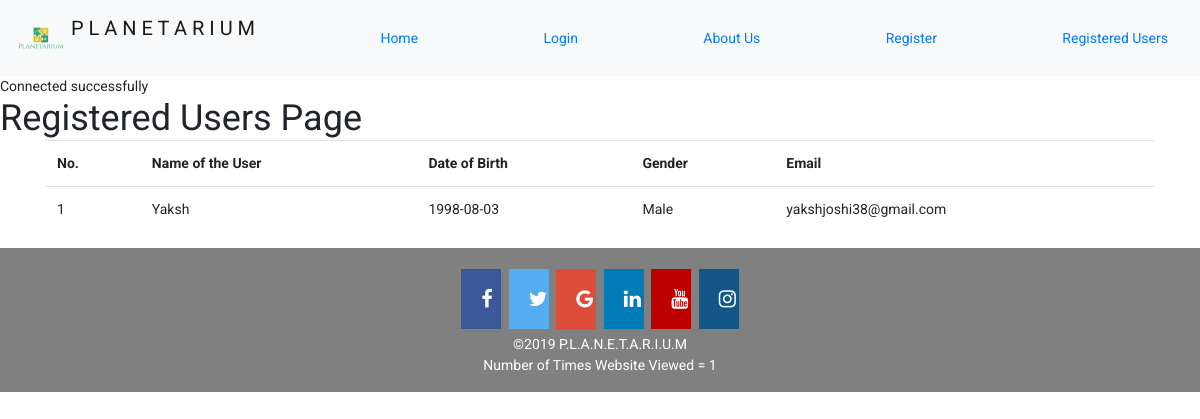
The app's page /registeredUsers.php with its own data.
### tables this page shows
create table users(
user_id  INT UNSIGNED AUTO_INCREMENT PRIMARY KEY,
user_name VARCHAR(20) NOT NULL,
user_b_date date not null,
user_gender varchar(10) not null,
user_email varchar(50) not null
);

### registeredUsers.php (the view, shortened to what this page needs)
<?php include('./header.php') ?>
<?php
$dbconnect = db_connect();
$sql = "Select * From users";
$result = mysqli_query($dbconnect, $sql);
echo "Connected successfully";
?>
<h1>Registered Users Page</h1>
	<div class="container">
	<table class="table">
		<tr>
			<th>No.</th>
			<th>Name of the User	</th>
			<th>Date of Birth	</th>
			<th>Gender	</th>
			<th>Email	</th>
		</tr>
		<tr>
			<?php
        if ($result-> num_rows > 0 ){
            while ($row = $result-> fetch_assoc()){
                 echo "<tr><td> " . $row["user_id"]. "</td><td> " . $row["user_name"]. "</td><td> " . $row["user_b_date"]. "</td><td> ".$row["user_gender"]."</td><td> ".$row['user_email']."</td></tr>";
            }
        }else {
            echo "0 result";
        }
        ?>
		</tr>
	</table>
</div>
<?php include('./footer.php') ?>

### css/main.css (style rules this page uses)
html { -webkit-box-sizing: border-box; -moz-box-sizing: border-box; box-sizing: border-box; }
* { padding: 0; margin: 0; }
*, *:before, *:after { -webkit-box-sizing: inherit; -moz-box-sizing: inherit; box-sizing: inherit; }
body, h1, h2, h3, h4, h5, h6, blockquote, p, pre, dl, dd, ol, ul, figure, hr, fieldset, legend { margin: 0; padding: 0; }
table { border-collapse: collapse; border-spacing: 0; }
body { font-family: "Roboto", "Arial", "Helvetica Neue", sans-serif; font-weight: 400; font-size: 14px; }
h1, h2, h3, h4, h5, h6 { font-weight: 400; }
h1 { font-size: 36px; }

### records on screen
users: user_id "1", user_name "Yaksh", user_b_date "1998-08-03", user_gender "Male", user_email "yakshjoshi38@gmail.com"

### other values on screen
$_SESSION['views'] "1"
